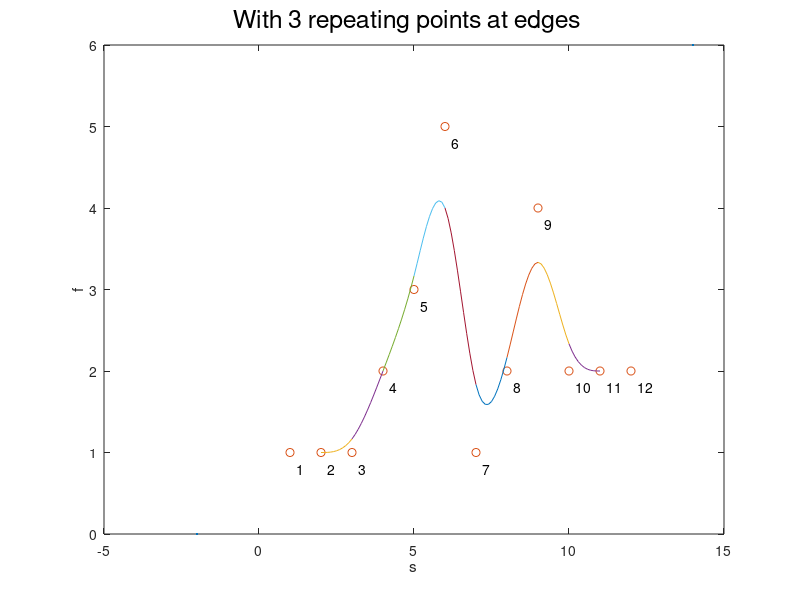

The MATLAB source for this figure:
% f9_7 same as L9_3   
% Copyright S. Nakamura, 1995
set(gcf, 'NumberTitle','off','Name', 'Figure 9.7')

clear; clf; hold off
f = [ 1 1 1 2 3 5 1 2 4 2 2 2 ];  m = length(f);
s=1:m;
plot([-2 14], [0 6], '.'); hold on
xlabel('s'); ylabel('f');  plot(s,f,'o')
for k=1:m
  z=int2str(k); sk = s(k); fk=f(k); text(sk+0.2,fk-0.2,z)
end
t = 0:0.1:1; t2=t.^2; t3=t.^3;
for i=2:m-2
   fb = 1/6*((1-t).^3*f(i-1)+(3*t3-6*t2+ 4)*f(i) + ...
        (-3*t3+3*t2 + 3*t + 1)*f(i+1) + t3*f(i+2) );
   plot(s(i)+t,fb)
end
text (-1,6.3, ' With 3 repeating points at edges', ...
'FontSize',[18])
%print fig9d5.ps
